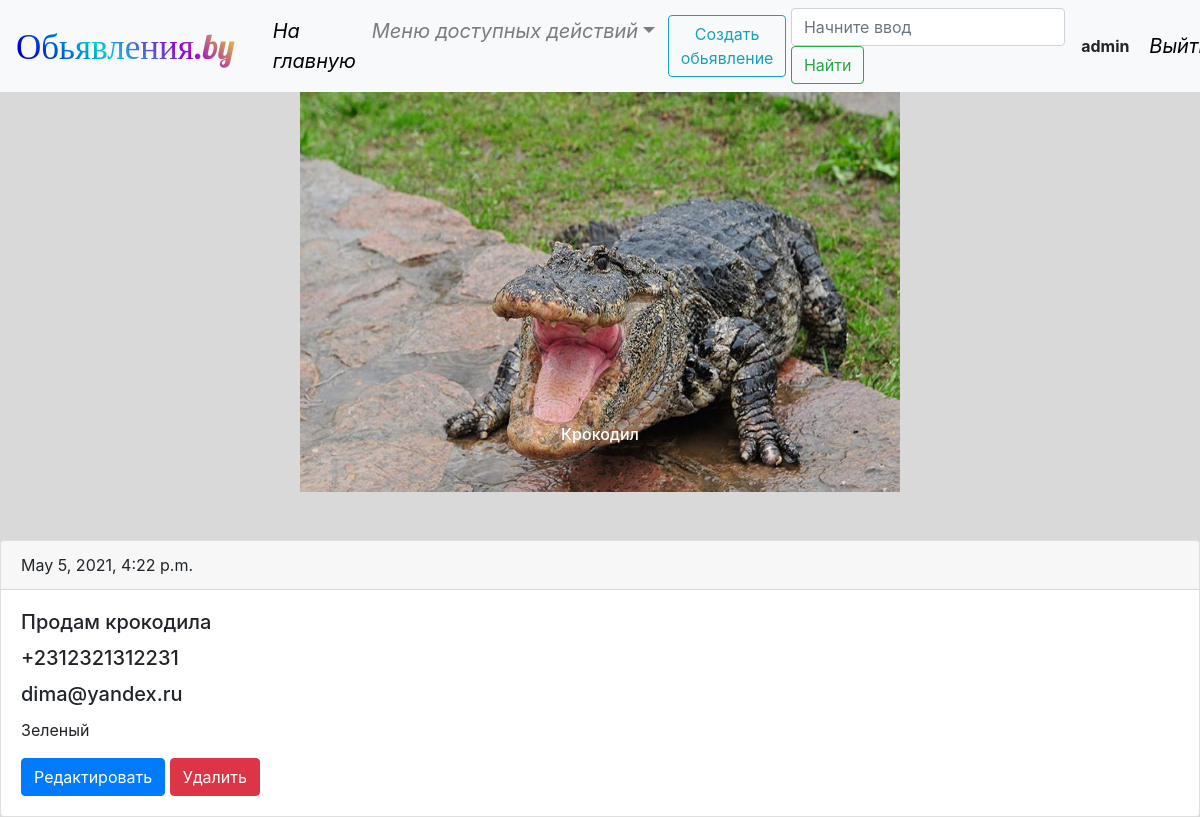
Screenshot of /detail/8 (signed in) with the database file from the repository.
### main/models.py (models this page shows, shortened)
class Photo(models.Model):
    title = models.CharField(verbose_name='Описание', max_length=30, blank=True, null=True)
    image = models.ImageField(verbose_name='Фотография', upload_to='gallery/')
    user = models.ForeignKey(User, verbose_name='Пользователь', on_delete=models.CASCADE)
    gallery = models.ForeignKey(Gallery, verbose_name='Галерея', on_delete=models.CASCADE)
    class Meta:
        verbose_name = 'Фотография'
        verbose_name_plural = 'Фотографии'
        ordering = ['user','gallery','title']

class Advert(models.Model):
    title = models.CharField(verbose_name='заглавие', max_length=50)
    text = models.TextField(verbose_name='Текст обьявления', null=True)
    phone = models.CharField(verbose_name='Телефон', max_length=15, null=True, blank=True)
    email = models.EmailField(verbose_name='правильный Email-адрес', max_length=30, null=True)
    date = models.DateTimeField(auto_now_add=True)
    gallery = models.ForeignKey(Gallery, verbose_name='Галерея', on_delete=models.CASCADE, null=True, blank=True)
    user = models.ForeignKey(User, verbose_name='Пользователь', on_delete=models.CASCADE)
    class Meta:
        verbose_name = 'Обьявление'
        verbose_name_plural = 'Обьявления'
        ordering = ['-date']
    def get_UpdateUrl(self):
        return reverse('adv_update', kwargs={'pk': self.pk})
    def get_DeleteUrl(self):
        return reverse('adv_delete', kwargs={'pk': self.pk})

### main/views.py (the view)
# urls.py: path('detail/<int:pk>', AdvertDetailView.as_view(), name='adv_detail'),
class AdvertDetailView(LoginRequiredMixin, generic.DetailView):
    model = Advert
    template_name = 'main/advertdetail.html'
    context_object_name = 'adv'
    def get_context_data(self, **kwargs):
        pk = self.kwargs['pk']
        qsetAdvert = Advert.objects.values('gallery_id').filter(pk=pk)
        gallery = qsetAdvert.get().get('gallery_id')
        context = super().get_context_data(**kwargs)
        context['photo'] = Photo.objects.filter(gallery=gallery)
        context['permit'] = UserIsOwnerOrAdminMixin.has_permission(self)
        return context

### main/permissions.py (called while the page is built)
    def has_permission(self):
        return self.get_object().user == self.request.user or self.request.user.is_staff

### templates/main/advertdetail.html
{% extends 'base.html' %}
{% block content %}
<div id="carouselAdvertGalleryList" class="carousel slide" data-ride="carousel">
    <div class="carousel-inner">
        {% for item in photo %}
        <div data-interval="2000" class="carousel-item text-center text-light mb-5
          {% if forloop.first %} active{% endif %}">
            <img src="{{ item.image.url }}" style="width:600px; height:400px;">
            <div class="carousel-caption capt">
                <h6>{{ item.title }}</h6>
            </div>
        </div>
        {% endfor %}
    </div>
</div>
<div class="card">
    <div class="card-header">{{ adv.date }}</div>
    <div class="card-body">
        <h5 class="card-title">{{ adv.title }}</h5>
        <h5 class="card-title">{{ adv.phone }}</h5>
        <h5 class="card-title">{{ adv.email }}</h5>
        <p class="card-text">{{ adv.text }}</p>
        {% if permit %}
        <a href="{{ adv.get_UpdateUrl }}" class="btn btn-primary">Редактировать</a>
        <a href="{{ adv.get_DeleteUrl }}" class="btn btn-danger">Удалить</a>
        {% endif %}
    </div>
</div>
{% endblock %}

### templates/base.html (shortened to what this page needs)
<!DOCTYPE html>
{% load static %}
<html lang="en">
<head>
    <link rel="stylesheet" href="https://stackpath.bootstrapcdn.com/bootstrap/4.4.1/css/bootstrap.min.css"
>
    <link rel="stylesheet" href="{% static 'css/base.css' %}">
</head>
<body style="background-color: #d9d9d9;">
<nav class="navbar navbar-expand-lg navbar-light bg-light">
    <a class="logo" href="#">Обьявления.by</a>
    <div class="collapse navbar-collapse" id="navbarSupportedContent">
        <ul class="navbar-nav mr-auto">
            <li class="nav-item active">
                <a id="a" class="nav-link" href="{% url 'adv_list' %}">На главную<span class="sr-only">(current)</span></a>
            </li>
            {% if user.is_authenticated %}
            <li id="e" class="nav-item dropdown">
                <a class="nav-link dropdown-toggle" href="#" id="navbarDropdown" role="button" data-toggle="dropdown"
                   aria-haspopup="true" aria-expanded="false">Меню доступных действий</a>
            </li>
            {% endif %}
        </ul>
        {% if user.is_authenticated %}
        <a href="{% url 'adv_create' %}" type="button" class="btn btn-outline-info">Создать обьявление</a>
        {% endif %}
        <form class="form-inline my-2 my-lg-0" action="{% url 'adv_list' %}" method="get">
            <input class="form-control mr-sm-2" name="val" type="search" placeholder="Начните ввод" aria-label="Search">
            <button class="btn btn-outline-success my-2 my-sm-0" type="submit">Найти</button>
        </form>
        {% if user.is_authenticated %}
        <span><b> &nbsp;{{ user.username }}&nbsp; </b></span>
        <a id="d" class="nav-link" href="{% url 'account_logout' %}">Выйти</a>
        {% else %}
        <a id="b" class="nav-link" href="{% url 'account_login' %}">Вход</a>
        <a id="c" class="nav-link" href="{% url 'account_signup' %}">Регистрация</a>
        {% endif %}
    </div>
</nav>
{% block content %}
{% endblock %}
</body>
</html>

### static/css/base.css (style rules this page uses)
.logo { font-family: "Lobster", cursive; background: linear-gradient(45deg, #0000CD 10%,#00CED1,#9400D3,#FFFF00); -webkit-background-clip: text; -webkit-text-fill-color: transparent; color: #0000CD; display: table; font-size: 35px; }
#a { font-style: italic; font-size: 20px; color: #000000; margin-left:30px; }
#d { font-style: italic; font-size: 20px; color: #000000; }
#e { font-style: italic; font-size: 20px; }

### rows the page displays
Photo: image (picture), title "Крокодил"
Advert: date "May 5, 2021, 4:22 p.m.", title "Продам крокодила", phone "+2312321312231", email "dima@yandex.ru", text "Зеленый"

### other values shown
{{ user.username }} "admin"
